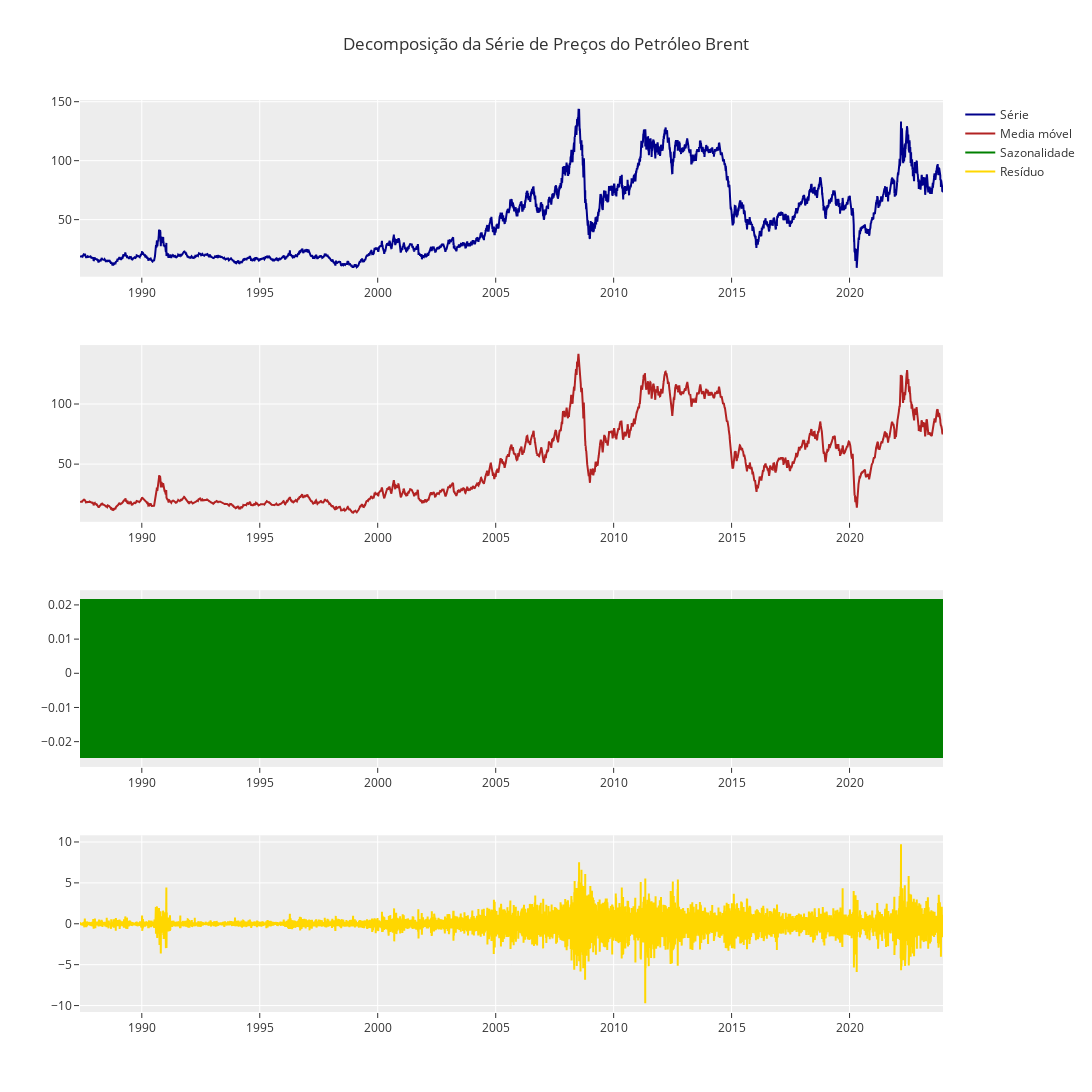

The notebook cell saved with this chart:
### Code cell
media_movel = resultados.trend.to_frame()
sazonalidade = resultados.seasonal.to_frame()
residuo = resultados.resid.to_frame()

fig = make_subplots(rows = 4, cols = 1)
fig.add_trace(go.Scatter(x=df_eda.index, y=df.preco, name='Série', marker=dict(color='#00008B')), row=1, col=1)
fig.add_trace(go.Scatter(x=media_movel.index, y=media_movel.trend, name='Media móvel', marker=dict(color='#B22222')), row=2, col=1)
fig.add_trace(go.Scatter(x=sazonalidade.index, y=sazonalidade.seasonal, name='Sazonalidade', marker = dict(color='#008000')), row=3, col=1)
fig.add_trace(go.Scatter(x=residuo.index, y=residuo.resid, name='Resíduo', marker=dict(color='gold')), row=4, col=1)
fig.update_layout(
    title={
        'text': 'Decomposição da Série de Preços do Petróleo Brent',
        'x': 0.5,
        'xanchor': 'center'
    },
    width=1600, 
    height=1200,
    template=template
)
fig.show()

### Figure 1 — Plotly figure (JSON) as saved in the notebook; plotly's stock layout.template omitted (floating-point values rounded to 4 significant figures; data arrays with more than 128 entries replaced by an {"elided": "..."} marker saying what was removed)
{"data": [{"marker": {"color": "#00008B"}, "name": "Série", "type": "scatter", "x": {"elided": "11069 str values"}, "xaxis": "x", "y": {"elided": "11069 float values"}, "yaxis": "y"}, {"marker": {"color": "#B22222"}, "name": "Media móvel", "type": "scatter", "x": {"elided": "11069 str values"}, "xaxis": "x2", "y": {"elided": "11069 float values"}, "yaxis": "y2"}, {"marker": {"color": "#008000"}, "name": "Sazonalidade", "type": "scatter", "x": {"elided": "11069 str values"}, "xaxis": "x3", "y": {"elided": "11069 float values"}, "yaxis": "y3"}, {"marker": {"color": "gold"}, "name": "Resíduo", "type": "scatter", "x": {"elided": "11069 str values"}, "xaxis": "x4", "y": {"elided": "11069 float values"}, "yaxis": "y4"}], "layout": {"height": 1200, "title": {"text": "Decomposição da Série de Preços do Petróleo Brent", "x": 0.5, "xanchor": "center"}, "width": 1600, "xaxis": {"anchor": "y", "domain": [0, 1]}, "xaxis2": {"anchor": "y2", "domain": [0, 1]}, "xaxis3": {"anchor": "y3", "domain": [0, 1]}, "xaxis4": {"anchor": "y4", "domain": [0, 1]}, "yaxis": {"anchor": "x", "domain": [0.8063, 1]}, "yaxis2": {"anchor": "x2", "domain": [0.5375, 0.7312]}, "yaxis3": {"anchor": "x3", "domain": [0.2687, 0.4625]}, "yaxis4": {"anchor": "x4", "domain": [0, 0.1938]}}}
